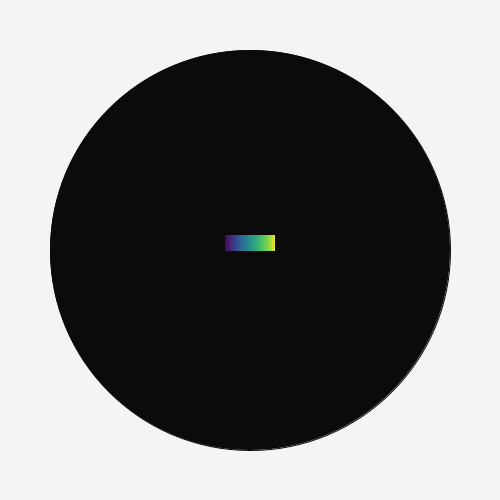
Frame 1 (no input)
Frame 60 (the mouse pressed at the canvas centre just before this capture): identical to frame 1, image omitted
Frame 120 (the mouse held since frame 60 and released just before this capture): identical to frame 1, image omitted

The Processing sketch that drew this single still picture (run headless with seeded random() and noise(); from frame 60 on, the mouse is pressed at the canvas centre):

// Processing sketch: rainbow
// ── rainbow.pde
LittleRainbow lr;

void setup(){
  size(500, 500);
  lr = new LittleRainbow(50,30);
}

void draw(){
  bkg();
  lr.show();
}

void bkg(){
  background(244);
  stroke(11);
  fill(11);
  ellipse(width/2, height/2, 400, 400);
}

// ── LittleRainbow.pde
class LittleRainbow {
  float x0, y0, w, h;
  //Line[] l;
  LittleRainbow(float w_, float h_) {
    h = h_;
    w = w_;
    x0 = (width-w)*0.5;
    y0 = (height-h)*0.5;
    //l = new Line[256];
    
  }
  void show() {

    float dx = w/222.;
    float y = y0+h/2;
    int i = 0;
    strokeWeight(1);
    for (float x = x0; x < x0+w; x+=dx) {
      stroke(viridis(i, 0, 255));
      line(x, y0, x, y);
      i++;
    }
  }
}

private color viridis(float x, float a, float b) {
  float red, green, blue;
  float ar = 0.888306;
  float br = -5.63986;
  float cr = -0.0922688;
  float dr = 72.7692;

  float ag = -0.0501166;
  float bg = -0.747669;
  float cg = 36.3502;
  float dg = 2.68112;

  float ab = 0.287685;
  float bb = -7.96329;
  float cb = 42.3236;
  float db = 83.5413;

  x = map(x, a, b, 0, 10);
  red   = ar*x*x*x+br*x*x+cr*x+dr;
  green = ag*x*x*x+bg*x*x+cg*x+dg;
  blue  = ab*x*x*x+bb*x*x+cb*x+db;
  return color(red, green, blue);
}
